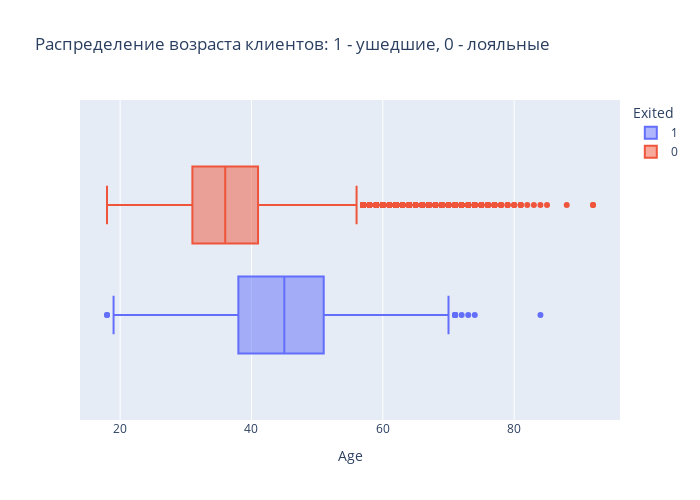

Notebook code for this chart:
### Code cell
fig2 = px.box(
    data_frame=churn_data,
    x='Age', #ось абсцисс
    color='Exited',
    height=500, #высота
    width=700, #ширина
    title='Распределение возраста клиентов: 1 - ушедшие, 0 - лояльные', 
)
fig2.show()

### Figure 1 — Plotly figure (JSON) as saved in the notebook; plotly's stock layout.template omitted (floating-point values rounded to 4 significant figures; data arrays with more than 128 entries replaced by an {"elided": "..."} marker saying what was removed)
{"data": [{"alignmentgroup": "True", "hovertemplate": "Exited=1<br>Age=%{x}<extra></extra>", "legendgroup": "1", "marker": {"color": "#636efa"}, "name": "1", "notched": false, "offsetgroup": "1", "orientation": "h", "showlegend": true, "type": "box", "x": {"elided": "2037 int values"}, "x0": " ", "xaxis": "x", "y0": " ", "yaxis": "y"}, {"alignmentgroup": "True", "hovertemplate": "Exited=0<br>Age=%{x}<extra></extra>", "legendgroup": "0", "marker": {"color": "#EF553B"}, "name": "0", "notched": false, "offsetgroup": "0", "orientation": "h", "showlegend": true, "type": "box", "x": {"elided": "7963 int values"}, "x0": " ", "xaxis": "x", "y0": " ", "yaxis": "y"}], "layout": {"boxmode": "group", "height": 500, "legend": {"title": {"text": "Exited"}, "tracegroupgap": 0}, "title": {"text": "Распределение возраста клиентов: 1 - ушедшие, 0 - лояльные"}, "width": 700, "xaxis": {"anchor": "y", "domain": [0, 1], "title": {"text": "Age"}}, "yaxis": {"anchor": "x", "domain": [0, 1]}}}
